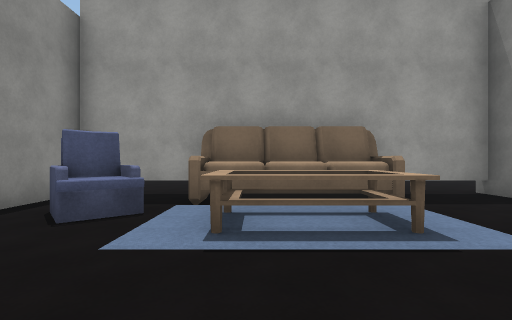
View 1 (above)

12 first-person views from a walk through a Unity game level. The camera is 1.3 m above the floor, looks level and sees 85° across. The floor is counted in squares, 2 m on a side. Each view is taken from the middle of a square. On the plan, view 1 faces up. The plan holds only what a view shows up to about 9 squares ahead; the rest is blank. The place goes on beyond the plan. The player character is not drawn. Door leaves are left out, so doorways stand open. Surface patterns are stand-ins for the level's own textures.

View 2
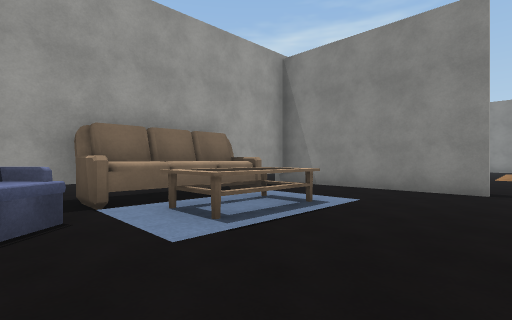

View 3
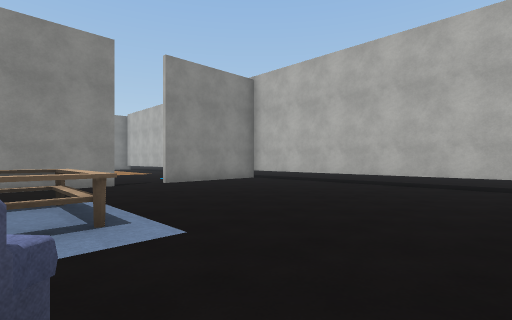

View 4
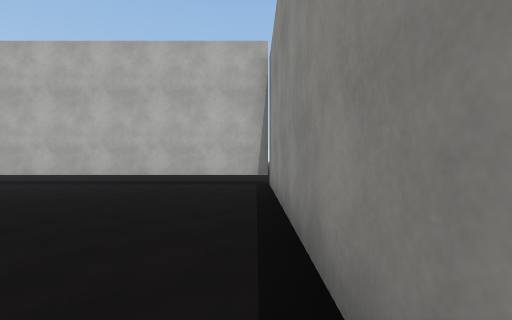

View 5
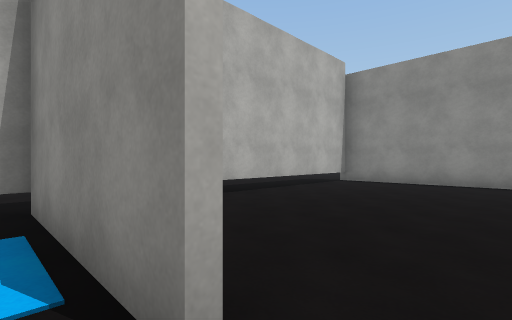

View 6
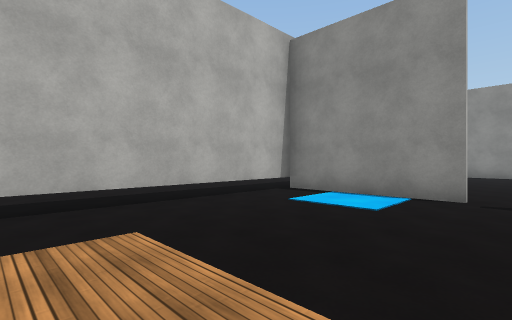

View 7
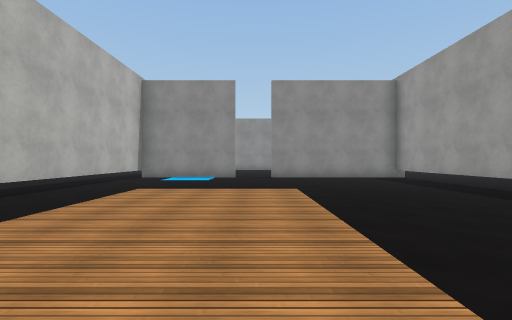

View 8
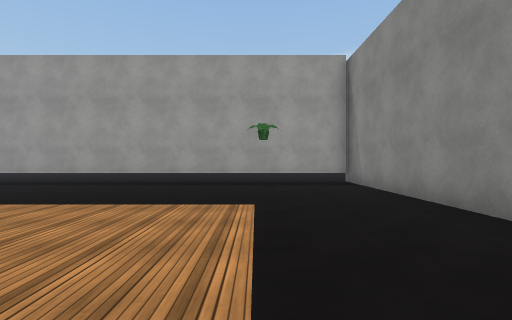

View 9
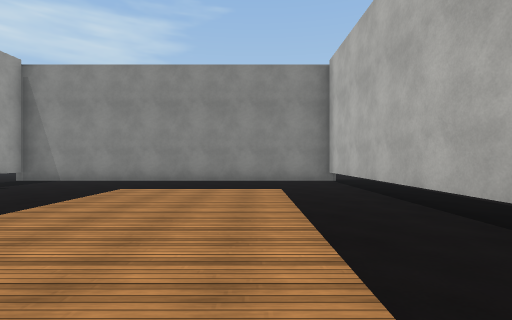

View 10
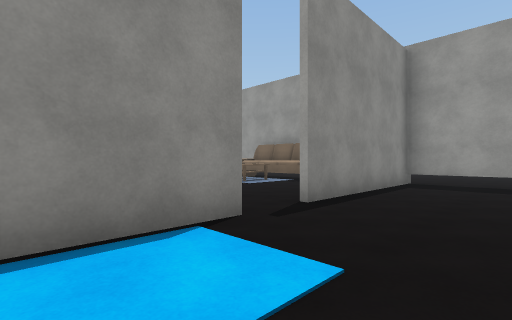

View 11
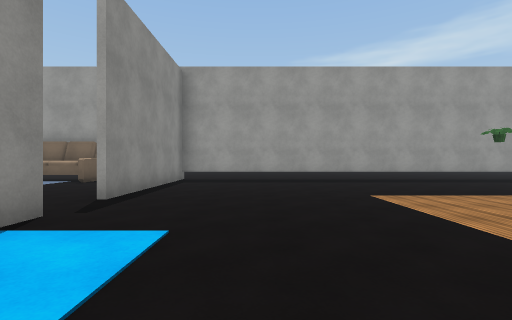

View 12
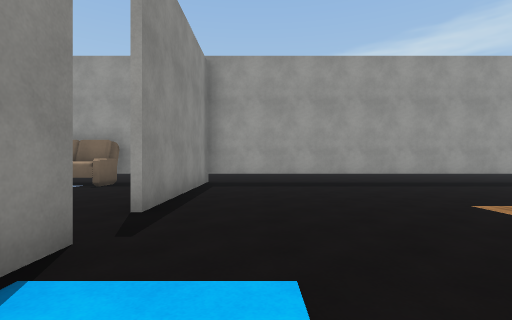

### Floor plan
Key: @ floor where view 1 was taken; # wall or solid block; . floor; D open door; A armchair; R rug; O other object.
Columns run from 4 left of view 1 to 17 right of it. Each row starts with its distance up from view 1.
  6  ##......############.
  5 #..OOOO.#............#
  4 #.ARRRR.#............#
  3 #.A.RR..#............#
  2 #...RR..#............#
  1 #.......#............#
  0 #...@...D............#
 -1 #.......#............#
 -2 #.......#............#
 -3 #.......#............#
 -4 #.......#............#
 -5  #######.############.

Positions as (right, up) in squares from view 1, and headings:
1: (0, 0), facing up
2: (-2, 0), facing up-right
3: (-3, 3), facing down-right
4: (-3, 3), facing down
5: (5, 0), facing down-left
6: (10, 0), facing down-left
7: (15, 0), facing left
8: (14, -3), facing up
9: (8, -2), facing right
10: (7, -3), facing up-left
11: (7, -4), facing up
12: (6, -3), facing up
